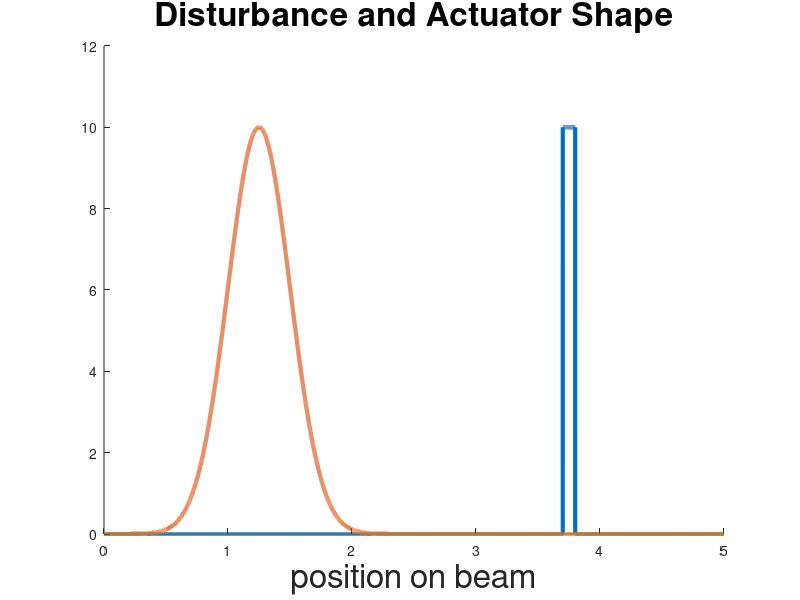

The MATLAB source for this figure:
clc;clear;
Length            = 5; %0.4573        ;%length
NumNode           = 30  ;%number of modes
Stiffness         = 0.491; %0.491      ;
MassDensity       = 0.093; %  0.093
DampingVis        = 0.0013;%0.0013     ;
DampingKV         = 0.0000649;%0.00000000000649  ;%0.0000649 
ActLoc            = Length*0.75 ; 
SenLoc            = Length*0.7 ; 
ActWidth          = Length*0.01; % 0.01
SenWidth          = Length*0.01;
StateWeight       = 1          ;%state weight in the cost function
ControlStrengh    = 10         ;%ControlStrengh is the norm of B2
DisturbanceEnergy = 10         ;
DisturbanceMean   = Length*0.25;%disturbance is a gaussian function
DisturbanceVar    = Length*0.05;
DistWeightOnMeasurement = 1    ; % must be one for unitary assumption of zhou page 376
NumLoc            = 100;        

L = Length;
sensorLoc = SenLoc;
sensorWidth = SenWidth;
DisturbanceWidth = DisturbanceVar;
dx   = 0.0001;
x    = 0:dx:L;


actuator  = zeros(1,length(x));
I1 = floor((ActWidth/Length)*length(x));
I2 = floor(length(x)*ActLoc/Length);
actuator(I2-I1:I2+I1) = 1/(2*ActWidth);

Disutrbance    = 10*exp((-1/2)*((x-DisturbanceMean)/DisturbanceWidth).^2); %Disturbance a normalized gaussian function


figure(2);
clf;
hold;
plot(x,actuator,'LineWidth',3)
plot(x,Disutrbance,'LineWidth',3);
hold off;
xlabel('position on beam');
%ylabel('Y');
title('Disturbance and Actuator Shape');
axis([0 5 0 12])
set(findall(gcf,'type','text'),'fontSize',24);
